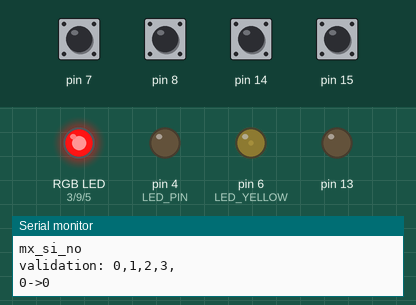
This program was run on a simulated Arduino Nano, built with avr-gcc and run on an emulated ATmega328P. Parts: an RGB LED mixed from three pins (HIGH = lit), output pins drawn as LEDs (lit = HIGH), the last lines printed to the serial monitor. Dashed ring = blinking. The test bench sets the inputs (shaded band); at power-on: pin 7, pin 8, pin 14, pin 15 HIGH. Dim RGB values are drawn brighter than linear; random numbers use the default seed unless the program sets one.

Above: at 1.2 s.
1.3 s: pin 14 pulled LOW for 0.15 s
At 2.25 s:
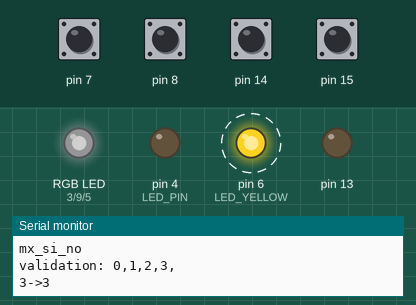
4.4 s: pin 8 pulled LOW for 0.15 s
At 5.4 s:
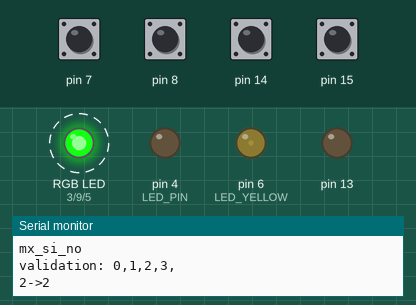
7.5 s: pin 7 pulled LOW for 0.15 s
At 8.9 s:
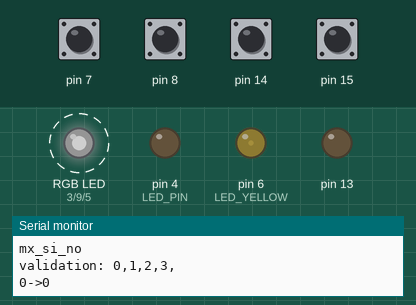
Timing chart, 0 to 16.5 s (numbered marks = the images above; inputs shaded):
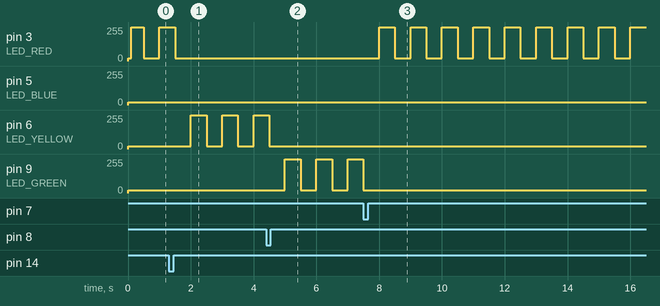

Measured:
- after the input at 1.3 s, pin 6 (LED_YELLOW): alternates 255/255 for 0.50 s and 20/255 for 0.50 s, starting after 0.70 s
- after the input at 4.4 s, pin 9 (LED_GREEN): alternates 255/255 for 0.50 s and 20/255 for 0.50 s, starting after 0.60 s
- after the input at 7.5 s, pin 3 (LED_RED): alternates 255/255 for 0.50 s and 20/255 for 0.50 s, starting after 0.50 s

The program:

main.cpp
```cpp
#include <Arduino.h>
#include <avdweb_Switch.h>

#define debug
#include <debug.h>
#include <game.h>
#include <button.h>

#define simpleval

// RGB LED
const uint8_t LED_PIN = 4;
const uint8_t COM_PIN = 2;

const uint8_t LED_RED = 3;
const uint8_t BTN_RED = 14;
const uint8_t LED_BLUE = 5;
const uint8_t BTN_BLUE = 7;
const uint8_t LED_YELLOW = 6;
const uint8_t BTN_YELLOW = 8;
const uint8_t LED_GREEN = 9;
const uint8_t BTN_GREEN = 15;

Button btRed = Button(LED_RED, BTN_RED, RED);
Button btBlue = Button(LED_BLUE, BTN_BLUE, BLUE);
Button btGreen = Button(LED_GREEN, BTN_GREEN, GREEN);
Button btYellow = Button(LED_YELLOW, BTN_YELLOW, YELLOW);

// color validation schema matrixes
// no validation, simple simon says
Color mx_si_no[4] = {RED, BLUE, GREEN, YELLOW};
// snr has vocal, no error
Color mx_hv_ne[4] = {BLUE, RED, YELLOW, GREEN};
// snr has vocal, one error
Color mx_hv_oe[4] = {YELLOW, GREEN, BLUE, RED};
// snr has vocal, two error
Color mx_hv_te[4] = {GREEN, RED, YELLOW, BLUE};
// snr has no vocal, no error
Color mx_nv_ne[4] = {BLUE, YELLOW, GREEN, RED};
// snr has no vocal, one error
Color mx_nv_oe[4] = {RED, BLUE, YELLOW, GREEN};
// snr has no vocal, two error
Color mx_nv_te[4] = {YELLOW, GREEN, BLUE, RED};

// Game framework
Game game(ModuleTag::SIMON, LED_PIN);

enum TriState
{
  TRUE = 1,
  FALSE,
  NONE
};

// --- forward functions
void initGame();
void LedOn(Color color, bool on);
void poll();
void showStep();
void calcValidationSchema();
TriState btnColorClicked(Color color);
void nextStep();
void allLEDOff();
void allLEDOn();
void printMX(Color mx[4]);
void showSolveEffekt();

const byte STEPS_SIMPLE = 6;
const byte STEPS_MEDIUM = 8;
const byte STEPS_HARD = 10;

byte stepCount;
Color steps[STEPS_HARD];
Color *validationSchema;

void setup()
{
  Serial.begin(115200);
  Serial.println("init simon");

  randomSeed(analogRead(0));

  game.init();

  initGame();
}

// the actual step we're in
byte step;
byte sstep;

void initGame()
{
  game.setState(ModuleState::INIT);
  dbgOutLn("init game");
  Difficulty dif = game.getGameDifficulty();
  switch (dif)
  {
  case Difficulty::MEDIUM:
    stepCount = STEPS_MEDIUM;
    break;
  case Difficulty::HARD:
    stepCount = STEPS_HARD;
    break;
  default:
    stepCount = STEPS_SIMPLE;
  }
  for (byte i = 0; i < STEPS_HARD; i++)
  {
    if (i >= stepCount)
    {
      steps[i] = Color::NN;
      continue;
    }
    byte step = random(0, 4);
    if (i > 0)
    {
      while (steps[i - 1] == step)
      {
        step = random(0, 4);
      }
    }
    steps[i] = static_cast<Color>(step);
    dbgOut(F("Step "));
    dbgOut(i);
    dbgOut(F(":"));
    dbgOutLn(steps[i]);
  }
  step = 0;
  sstep = 255;
  game.arm();
}

Color actColor;
Color expColor;
TriState state;

// some nice trisel for solved the game
byte trStep = 0;
unsigned long trTime = 0;

void loop()
{
  poll();
  if (game.isState(ModuleState::DISARMED))
    showSolveEffekt();

  if (step != sstep)
  {
    sstep = step;
    showStep();
  }
  state = btnColorClicked(expColor);
  switch (state)
  {
  case TRUE:
    nextStep();
    dbgOut("Step ");
    dbgOut(step);
    dbgOut("(");
    dbgOut(sstep);
    dbgOutLn(")");

    break;
  case FALSE:
    game.setStrike();
    step = 0;
    break;
  default:
    break;
    // do nothing is ok here
  }
  // game.showTime(true);
}

void showSolveEffekt()
{
  if (trTime < millis())
  {
    btRed.LEDOff();
    btBlue.LEDOff();
    btGreen.LEDOff();
    btYellow.LEDOff();
    trTime = millis() + 250;
    trStep++;
  }
  switch (trStep % 4)
  {
  case 0:
    btRed.LED(false);
    break;
  case 1:
    btBlue.LED(false);
    break;
  case 2:
    btYellow.LED(false);
    break;
  case 3:
    btGreen.LED(false);
    break;
  }
}

void nextStep()
{
  if (step < (stepCount - 1))
  {
    step++;
    calcValidationSchema();
    return;
  }
  else
  {
    allLEDOn();
    delay(1000);
    allLEDOff();
    game.setSolved();
  }
}

TriState btnColorClicked(Color color)
{
  TriState state = NONE;
  switch (color)
  {
  case RED:
    if (btRed.clicked())
      state = TRUE;
    break;
  case GREEN:
    if (btGreen.clicked())
      state = TRUE;
    break;
  case BLUE:
    if (btBlue.clicked())
      state = TRUE;
    break;
  case YELLOW:
    if (btYellow.clicked())
      state = TRUE;
    break;
  }
  if (state == TRUE)
  {
    return state;
  }
  switch (color)
  {
  case RED:
    if (btGreen.clicked() || btBlue.clicked() || btYellow.clicked())
      state = FALSE;
    break;
  case GREEN:
    if (btRed.clicked() || btBlue.clicked() || btYellow.clicked())
      state = FALSE;
    break;
  case BLUE:
    if (btGreen.clicked() || btRed.clicked() || btYellow.clicked())
      state = FALSE;
    break;
  case YELLOW:
    if (btGreen.clicked() || btRed.clicked() || btBlue.clicked())
      state = FALSE;
    break;
  case NN:
    break;
  }
  return state;
}

void printMX(Color mx[4])
{
  Color c;
  for (byte i = 0; i < 4; i++)
  {
    c = mx[i];
    dbgOut(c);
    dbgOut(",");
  }
  dbgOutLn();
}

void showStep()
{
  dbgOut("show step: ");
  dbgOutLn(step);
  allLEDOff();
  delay(100);
  calcValidationSchema();
  actColor = steps[step];
  LedOn(actColor, true);

  expColor = validationSchema[static_cast<byte>(actColor)];

  dbgOut(actColor);
  dbgOut(F("->"));
  dbgOutLn(expColor);
}

void calcValidationSchema()
{
  dbgOut("strikes: ");
  dbgOutLn(game.getStrikes());
  if (game.snrHasVocal())
  {
    dbgOutLn("snr has vocal");
    switch (game.getStrikes())
    {
    case 0:
      dbgOutLn("mx_hv_ne");
      validationSchema = mx_hv_ne;
      break;
    case 1:
      dbgOutLn("mx_hv_oe");
      validationSchema = mx_hv_oe;
      break;
    case 2:
      dbgOutLn("mx_hv_te");
      validationSchema = mx_hv_te;
      break;
    }
  }
  else
  {
    dbgOutLn("snr has no vocal");
    switch (game.getStrikes())
    {
    case 0:
      dbgOutLn("mx_nv_ne");
      validationSchema = mx_nv_ne;
      break;
    case 1:
      dbgOutLn("mx_nv_oe");
      validationSchema = mx_nv_oe;
      break;
    case 2:
      dbgOutLn("mx_nv_te");
      validationSchema = mx_nv_te;
      break;
    }
  }
#ifdef simpleval
  dbgOutLn("mx_si_no");
  validationSchema = mx_si_no;
#endif
  dbgOut("validation: ");
  printMX(validationSchema);
}

void LedOn(Color color, bool on)
{
  switch (color)
  {
  case Color::RED:
    btRed.LED(on);
    break;
  case Color::BLUE:
    btBlue.LED(on);
    break;
  case Color::GREEN:
    btGreen.LED(on);
    break;
  case Color::YELLOW:
    btYellow.LED(on);
    break;
  }
}

void poll()
{
  game.poll();
  if (game.isNewGameSettings())
  {
    initGame();
  }
  if (game.hasNewStrikes())
  {
    showStep();
  }

  btBlue.poll();
  btRed.poll();
  btYellow.poll();
  btGreen.poll();
}

void allLEDOff()
{
  btBlue.LED(0);
  btRed.LED(0);
  btYellow.LED(0);
  btGreen.LED(0);
}

void allLEDOn()
{
  btBlue.LED(1);
  btRed.LED(1);
  btYellow.LED(1);
  btGreen.LED(1);
}
```

button.cpp
```cpp
#include <button.h>

const byte BTN_LED_OFF = 0;
const byte BTN_LED_INACTIVE = 20;
const byte BTN_LED_ACTIVE = 255;

Button::Button(byte ledPin, byte switchPin, Color color)
{
    btn = new Switch(switchPin);
    this->ledPin = ledPin;
    pinMode(ledPin, OUTPUT);
    this->color = color;
};

byte Button::pin()
{
    return ledPin;
}

void Button::poll()
{
    btn->poll();
    if (off)
    {
        setPWM(BTN_LED_OFF);
        return;
    }
    if (this->active)
    {
        if ((millis() % 1000L) < 500L)
        {
            setPWM(BTN_LED_ACTIVE);
        }
        else
        {
            setPWM(BTN_LED_INACTIVE);
        }
    }
    else
    {
        setPWM(BTN_LED_INACTIVE);
    }
}

void Button::setPWM(byte value)
{
    if (lastValue != value)
    {
        analogWrite(ledPin, value);
        lastValue = value;
    }
}

bool Button::clicked()
{
    return btn->singleClick();
}

void Button::LED(bool on)
{
    active = on;
    off = false;
}

void Button::LEDOff()
{
    active = false;
    off = true;
    setPWM(BTN_LED_OFF);
}
```

button.h
```cpp
#ifndef BUTTON_H
#define BUTTON_H

#include <avdweb_Switch.h>

enum Color
{
  RED = 0,
  BLUE,
  GREEN,
  YELLOW,
  NN = 255
};

class Button
{
    public:
      Button(byte ledPin, byte switchPin, Color color);
      void poll();
      bool  clicked();
      void LED(bool on);
      void LEDOff();
      byte pin();
    private:
        Switch *btn;
        byte ledPin;
        Color color;
        bool active;
        bool off;
        byte lastValue;

        void setPWM(byte value);
};

#endif
```
